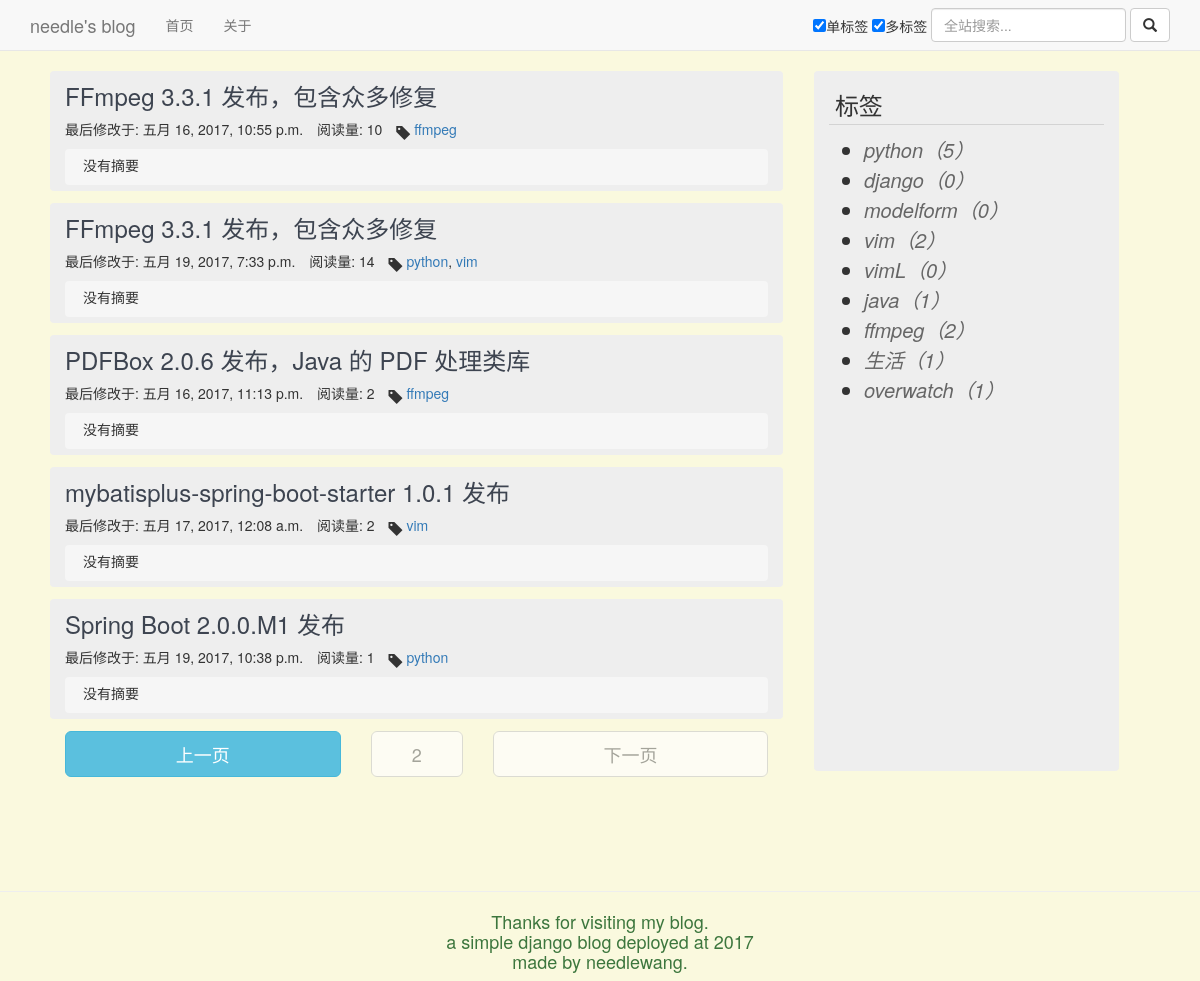
The app's page /page/5/ with its own data.
### blog_main/models.py (models this page shows, shortened)
class Article(models.Model):
  title = models.CharField(verbose_name = u'标题', max_length = 100)
  digest = models.CharField(verbose_name = u'摘要', default = '摘要:...', max_length = 200)
  contents = models.TextField(verbose_name = u'内容')
  times = models.DecimalField(verbose_name = u'阅读量', default = 0, max_digits = 15, decimal_places = 0, editable = False)
  category = models.ManyToManyField(u'Category', verbose_name = u'标签')
  is_original = models.BooleanField(verbose_name = u'原创', default = True)
  original_author = models.CharField(verbose_name = u'原文作者', default = OWNER, max_length = 100, null = True, blank = True)
  original_url = models.URLField(verbose_name = u'原文地址(原创文可不填)', null = True, blank = True)
  pub_date = models.DateTimeField(verbose_name = u'发表时间', auto_now_add = True, editable = True)
  update_time = models.DateTimeField(verbose_name = u'最后一次修改时间', auto_now = True, null = True)
  class Meta:
    verbose_name = u'文章'
    verbose_name_plural = verbose_name

class Category(models.Model):
  name = models.CharField(verbose_name = u'标签', max_length = 50)
  prefix_for_sort = models.CharField(verbose_name = u'标签前缀(用于子类标签排序)', default = u'1.1', max_length = 60)
  def __str__(self):        # Python3
    return self.name
  class Meta:
    verbose_name = u'标签'
    verbose_name_plural = verbose_name
    ordering = [u'prefix_for_sort']

### blog_main/views.py (the view)
# urls.py: url(r'^page/(?P<pagenum>\d+)/$', v.index),
def index(request, pagenum = 1):
  article_all = Article.objects.order_by('-id')
  return render(request, 'index.html',
                context = {'article_list'      : make_paginator(article_all, pagenum),
                           'category_all_list' : get_category_all_list()})

### blog_main/views.py (called while the page is built)
def get_category_all_list():
  category_all = Category.objects.all()
  category_all_to_list = []
  category_to_sort = []
  for an_category in category_all:
    an_category_tmp = (an_category.prefix_for_sort, an_category)
    category_to_sort.append(an_category_tmp)
  for prefix, an_category in sorted(category_to_sort):
    an_category_mesg = (an_category.name, an_category.id, len(an_category.article_set.all()))
    category_all_to_list.append(an_category_mesg)
  return category_all_to_list

def make_paginator(article_all, pagenum, limit = 5):
  paginator = Paginator(article_all, limit)
  try:
    article_sublist = paginator.page(pagenum)  # 获取某页对应的记录
  except PageNotAnInteger:  # 如果页码不是个整数
    article_sublist = paginator.page(1)  # 取第一页的记录
  except EmptyPage:  # 如果页码太大，没有相应的记录
    article_sublist = paginator.page(paginator.num_pages)  # 取最后一页的记录
  return article_sublist

### templates_common/index.html (shortened to what this page needs)
{% extends "base.html" %}
{% load static %}
{% load humanize %}
{% block main %}
  <div class="main" style="margin-left: 50px;margin-right: 50px;">
    <div class="container-fluid" style="word-break: break-all;">
      <div class="row">
        <div id="main-left" class="col-xs-8" style="min-height: 800px;">
          {% for a_article in article_list %}
          <div id="an_article" class="row" style="background-color: #eee; border-radius: 4px; margin-bottom: 12px;">
            <div class="col-xs-12" style="min-height: 120px;">
              <h3 style="margin-top: 12px;"><a href="/article/{{a_article.id}}" style="color: #3d4450;" target="_blank">{{a_article.title}}{% if not a_article.is_original %}(转){% endif %}</a></h3>
              <div class="row">
                <div class="col-xs-12">
                  <ul class="list-inline">
                    <li>最后修改于: {{a_article.update_time}}</li>
                    {% if a_article.times >= 2000 %}
                    <li>阅读量: <span class="text-danger">{{a_article.times | intword}}</span></li>
                    {% else %}
                    <li>阅读量: {{a_article.times}}</li>
                    {% endif %}
                    <li>
                      <span class="glyphicon glyphicon-tag" style="top: 5px;"></span>
                      <span>
                      {% for category_name in a_article.category.all %}
                        <a href="/category/{{category_name.id}}/page/1">{{category_name}}</a>{% if not forloop.last %},{% endif %}
                      {% endfor %}
                      </span>
                    </li>
                  </ul>
                </div>
              </div>
              <div class="digest" style="background-color: #f6f6f6; border-radius: 4px; overflow-y: auto;">
                <p style="padding: 6px 0 0 18px;">{{a_article.digest}}</p>
              </div>
            </div>
          </div>
          {% endfor %}
          <div class="row">
          {% block paginator %}
            <div class="col-xs-5">
            {% if article_list.has_previous %}
              {% ifequal article_list.previous_page_number 1 %}
              <a href="/" role="button" class="btn btn-info btn-lg btn-block">上一页</a>
              {% else %}
              <a href="/page/{{article_list.previous_page_number}}" role="button" class="btn btn-info btn-lg btn-block">上一页</a>
              {% endifequal %}
            {% else %}
              <a class="btn btn-default btn-lg btn-block" disabled="disabled"><span class="text-muted">上一页</span></a>
            {% endif %}
            </div>
            <div class="col-xs-2 center-block">
              <a class="btn btn-default btn-lg btn-block" disabled="disabled"><span class="text-muted">{{article_list.number}}</span></a>
            </div>
            <div class="col-xs-5">
            {% if article_list.has_next %}
              <a href="/page/{{article_list.next_page_number}}" role="button" class="btn btn-info btn-lg btn-block">下一页</a>
            {% else %}
              <a class="btn btn-default btn-lg btn-block" disabled="disabled"><span class="text-muted">下一页</span></a>
            {% endif %}
            </div>
          {% endblock paginator %}
          </div>
        </div>
        <div id="main-right" class="col-xs-4">
          <div class="row">
            <div class="col-xs-offset-1 col-xs-10" style="min-height: 700px; background-color: #eee; border-radius: 4px;">
              <h3 style="border-bottom: 1px solid #d3d3d3; padding: 1px 0 6px 6px;">标签</h3>
              <ul style="padding-left: 35px">
              {% for an_category_name, an_category_id, count in category_all_list %}
                {% ifequal an_category_id current_category.id %}
                <li style="font-size: 20px; line-height: 30px;background-color: #e1e1e8"><a href="/category/{{an_category_id}}/page/1" style="color: #000;"><em>{{an_category_name}}（{{count}}）</em></a></li>
                {% else %}
                <li style="font-size: 20px; line-height: 30px;"><a href="/category/{{an_category_id}}/page/1" style="color: #666;"><em>{{an_category_name}}（{{count}}）</em></a></li>
                {% endifequal %}
              {% endfor %}
              </ul>
            </div>
          </div>
        </div>
      </div>
    </div>
</div>
{% endblock main %}

### records on screen
Article: title "FFmpeg 3.3.1 发布，包含众多修复", update_time "五月 16, 2017, 10:55 p.m.", times "10", digest "没有摘要"
Category: name "ffmpeg", category_all_list "ffmpeg"
Article: title "FFmpeg 3.3.1 发布，包含众多修复", update_time "五月 19, 2017, 7:33 p.m.", times "14", digest "没有摘要"
Category: name "python", category_all_list "python"
Category: name "vim", category_all_list "vim"
Article: title "PDFBox 2.0.6 发布，Java 的 PDF 处理类库", update_time "五月 16, 2017, 11:13 p.m.", times "2", digest "没有摘要"
Article: title "mybatisplus-spring-boot-starter 1.0.1 发布", update_time "五月 17, 2017, 12:08 a.m.", times "2", digest "没有摘要"
Article: title "Spring Boot 2.0.0.M1 发布", update_time "五月 19, 2017, 10:38 p.m.", times "1", digest "没有摘要"
Category: category_all_list "django"
Category: category_all_list "modelform"
Category: category_all_list "vimL"
Category: category_all_list "java"
Category: category_all_list "生活"
Category: category_all_list "overwatch"

### other values on screen
{{ article_list.number }} "2"
{{ count }} "5" "0" "0" "2" "0" "1" "2" "1" "1"
